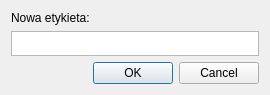
<?xml version="1.0" encoding="UTF-8"?>
<ui version="4.0">
 <class>ZmianaEtykietyDialog</class>
 <widget class="QDialog" name="ZmianaEtykietyDialog">
  <property name="geometry">
   <rect>
    <x>0</x>
    <y>0</y>
    <width>270</width>
    <height>93</height>
   </rect>
  </property>
  <property name="windowTitle">
   <string>Dialog</string>
  </property>
  <layout class="QHBoxLayout" name="horizontalLayout">
   <item>
    <layout class="QVBoxLayout" name="verticalLayout">
     <item>
      <widget class="QLabel" name="label">
       <property name="text">
        <string>Nowa etykieta:</string>
       </property>
      </widget>
     </item>
     <item>
      <widget class="QTextEdit" name="textEdit">
       <property name="maximumSize">
        <size>
         <width>16777215</width>
         <height>25</height>
        </size>
       </property>
      </widget>
     </item>
     <item>
      <widget class="QDialogButtonBox" name="buttonBox">
       <property name="orientation">
        <enum>Qt::Horizontal</enum>
       </property>
       <property name="standardButtons">
        <set>QDialogButtonBox::Cancel|QDialogButtonBox::Ok</set>
       </property>
      </widget>
     </item>
    </layout>
   </item>
  </layout>
 </widget>
 <resources/>
 <connections>
  <connection>
   <sender>buttonBox</sender>
   <signal>accepted()</signal>
   <receiver>ZmianaEtykietyDialog</receiver>
   <slot>accept()</slot>
   <hints>
    <hint type="sourcelabel">
     <x>248</x>
     <y>254</y>
    </hint>
    <hint type="destinationlabel">
     <x>157</x>
     <y>274</y>
    </hint>
   </hints>
  </connection>
  <connection>
   <sender>buttonBox</sender>
   <signal>rejected()</signal>
   <receiver>ZmianaEtykietyDialog</receiver>
   <slot>reject()</slot>
   <hints>
    <hint type="sourcelabel">
     <x>316</x>
     <y>260</y>
    </hint>
    <hint type="destinationlabel">
     <x>286</x>
     <y>274</y>
    </hint>
   </hints>
  </connection>
 </connections>
</ui>
